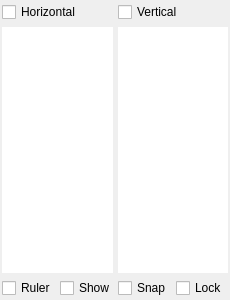
<?xml version="1.0" encoding="UTF-8"?>
<ui version="4.0">
 <class>widget_guide</class>
 <widget class="QWidget" name="widget_guide">
  <property name="geometry">
   <rect>
    <x>0</x>
    <y>0</y>
    <width>230</width>
    <height>300</height>
   </rect>
  </property>
  <property name="windowTitle">
   <string>Form</string>
  </property>
  <layout class="QVBoxLayout" name="verticalLayout">
   <property name="spacing">
    <number>0</number>
   </property>
   <property name="leftMargin">
    <number>0</number>
   </property>
   <property name="topMargin">
    <number>0</number>
   </property>
   <property name="rightMargin">
    <number>0</number>
   </property>
   <property name="bottomMargin">
    <number>0</number>
   </property>
   <item>
    <widget class="QScrollArea" name="scroll_area_guides">
     <property name="focusPolicy">
      <enum>Qt::NoFocus</enum>
     </property>
     <property name="frameShape">
      <enum>QFrame::NoFrame</enum>
     </property>
     <property name="lineWidth">
      <number>0</number>
     </property>
     <property name="widgetResizable">
      <bool>true</bool>
     </property>
     <property name="alignment">
      <set>Qt::AlignCenter</set>
     </property>
     <widget class="QWidget" name="scroll_area_contents_guides">
      <property name="geometry">
       <rect>
        <x>0</x>
        <y>0</y>
        <width>230</width>
        <height>300</height>
       </rect>
      </property>
      <layout class="QGridLayout" name="scroll_area_contents_guides_layout">
       <property name="leftMargin">
        <number>2</number>
       </property>
       <property name="topMargin">
        <number>2</number>
       </property>
       <property name="rightMargin">
        <number>2</number>
       </property>
       <property name="bottomMargin">
        <number>2</number>
       </property>
       <property name="spacing">
        <number>5</number>
       </property>
       <item row="1" column="0">
        <widget class="QListWidget" name="guide_list_h">
         <property name="sizePolicy">
          <sizepolicy hsizetype="Ignored" vsizetype="Ignored">
           <horstretch>0</horstretch>
           <verstretch>0</verstretch>
          </sizepolicy>
         </property>
         <property name="focusPolicy">
          <enum>Qt::NoFocus</enum>
         </property>
         <property name="frameShape">
          <enum>QFrame::NoFrame</enum>
         </property>
         <property name="frameShadow">
          <enum>QFrame::Plain</enum>
         </property>
         <property name="lineWidth">
          <number>0</number>
         </property>
        </widget>
       </item>
       <item row="3" column="0" colspan="2">
        <widget class="QWidget" name="guide_options" native="true">
         <property name="sizePolicy">
          <sizepolicy hsizetype="Ignored" vsizetype="Fixed">
           <horstretch>0</horstretch>
           <verstretch>0</verstretch>
          </sizepolicy>
         </property>
         <property name="focusPolicy">
          <enum>Qt::NoFocus</enum>
         </property>
         <layout class="QHBoxLayout" name="horizontalLayout">
          <property name="spacing">
           <number>5</number>
          </property>
          <property name="leftMargin">
           <number>0</number>
          </property>
          <property name="topMargin">
           <number>0</number>
          </property>
          <property name="rightMargin">
           <number>0</number>
          </property>
          <property name="bottomMargin">
           <number>0</number>
          </property>
          <item>
           <widget class="QCheckBox" name="guide_ruler">
            <property name="sizePolicy">
             <sizepolicy hsizetype="Fixed" vsizetype="Fixed">
              <horstretch>0</horstretch>
              <verstretch>0</verstretch>
             </sizepolicy>
            </property>
            <property name="minimumSize">
             <size>
              <width>0</width>
              <height>20</height>
             </size>
            </property>
            <property name="maximumSize">
             <size>
              <width>16777215</width>
              <height>20</height>
             </size>
            </property>
            <property name="focusPolicy">
             <enum>Qt::NoFocus</enum>
            </property>
            <property name="text">
             <string>Ruler</string>
            </property>
           </widget>
          </item>
          <item>
           <widget class="QCheckBox" name="guide_show">
            <property name="sizePolicy">
             <sizepolicy hsizetype="Fixed" vsizetype="Fixed">
              <horstretch>0</horstretch>
              <verstretch>0</verstretch>
             </sizepolicy>
            </property>
            <property name="minimumSize">
             <size>
              <width>0</width>
              <height>20</height>
             </size>
            </property>
            <property name="maximumSize">
             <size>
              <width>16777215</width>
              <height>20</height>
             </size>
            </property>
            <property name="focusPolicy">
             <enum>Qt::NoFocus</enum>
            </property>
            <property name="text">
             <string>Show</string>
            </property>
           </widget>
          </item>
          <item>
           <widget class="QCheckBox" name="guide_snap">
            <property name="sizePolicy">
             <sizepolicy hsizetype="Fixed" vsizetype="Fixed">
              <horstretch>0</horstretch>
              <verstretch>0</verstretch>
             </sizepolicy>
            </property>
            <property name="minimumSize">
             <size>
              <width>0</width>
              <height>20</height>
             </size>
            </property>
            <property name="maximumSize">
             <size>
              <width>16777215</width>
              <height>20</height>
             </size>
            </property>
            <property name="focusPolicy">
             <enum>Qt::NoFocus</enum>
            </property>
            <property name="text">
             <string>Snap</string>
            </property>
           </widget>
          </item>
          <item>
           <widget class="QCheckBox" name="guide_lock">
            <property name="sizePolicy">
             <sizepolicy hsizetype="Fixed" vsizetype="Fixed">
              <horstretch>0</horstretch>
              <verstretch>0</verstretch>
             </sizepolicy>
            </property>
            <property name="minimumSize">
             <size>
              <width>0</width>
              <height>20</height>
             </size>
            </property>
            <property name="maximumSize">
             <size>
              <width>16777215</width>
              <height>20</height>
             </size>
            </property>
            <property name="focusPolicy">
             <enum>Qt::NoFocus</enum>
            </property>
            <property name="text">
             <string>Lock</string>
            </property>
           </widget>
          </item>
         </layout>
        </widget>
       </item>
       <item row="1" column="1">
        <widget class="QListWidget" name="guide_list_v">
         <property name="sizePolicy">
          <sizepolicy hsizetype="Ignored" vsizetype="Ignored">
           <horstretch>0</horstretch>
           <verstretch>0</verstretch>
          </sizepolicy>
         </property>
         <property name="focusPolicy">
          <enum>Qt::NoFocus</enum>
         </property>
         <property name="frameShape">
          <enum>QFrame::NoFrame</enum>
         </property>
         <property name="frameShadow">
          <enum>QFrame::Plain</enum>
         </property>
         <property name="lineWidth">
          <number>0</number>
         </property>
        </widget>
       </item>
       <item row="0" column="1">
        <widget class="QCheckBox" name="guide_mirror_v">
         <property name="sizePolicy">
          <sizepolicy hsizetype="Ignored" vsizetype="Fixed">
           <horstretch>0</horstretch>
           <verstretch>0</verstretch>
          </sizepolicy>
         </property>
         <property name="minimumSize">
          <size>
           <width>0</width>
           <height>20</height>
          </size>
         </property>
         <property name="maximumSize">
          <size>
           <width>16777215</width>
           <height>20</height>
          </size>
         </property>
         <property name="focusPolicy">
          <enum>Qt::NoFocus</enum>
         </property>
         <property name="text">
          <string>Vertical</string>
         </property>
        </widget>
       </item>
       <item row="0" column="0">
        <widget class="QCheckBox" name="guide_mirror_h">
         <property name="sizePolicy">
          <sizepolicy hsizetype="Ignored" vsizetype="Fixed">
           <horstretch>0</horstretch>
           <verstretch>0</verstretch>
          </sizepolicy>
         </property>
         <property name="minimumSize">
          <size>
           <width>0</width>
           <height>20</height>
          </size>
         </property>
         <property name="maximumSize">
          <size>
           <width>16777215</width>
           <height>20</height>
          </size>
         </property>
         <property name="focusPolicy">
          <enum>Qt::NoFocus</enum>
         </property>
         <property name="text">
          <string>Horizontal</string>
         </property>
        </widget>
       </item>
      </layout>
     </widget>
    </widget>
   </item>
  </layout>
 </widget>
 <resources/>
 <connections/>
</ui>
